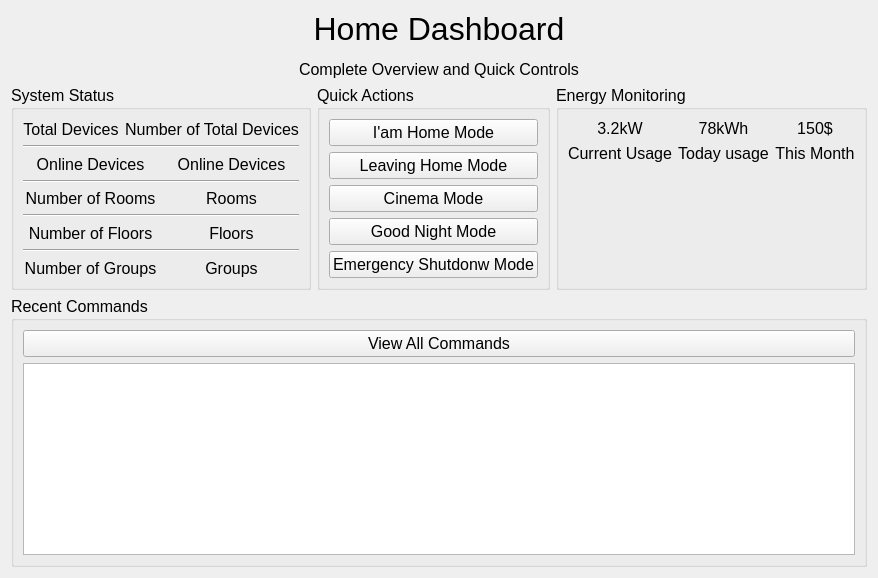
      <widget class="QWidget" name="Tab_dashboard">
       <attribute name="title">
        <string>Dashboard</string>
       </attribute>
       <layout class="QGridLayout" name="gridLayout_2">
        <item row="1" column="1">
         <widget class="QGroupBox" name="GroupBox_quick_actions">
          <property name="font">
           <font>
            <pointsize>12</pointsize>
           </font>
          </property>
          <property name="title">
           <string>Quick Actions</string>
          </property>
          <layout class="QGridLayout" name="gridLayout_3">
           <item row="3" column="0">
            <widget class="QPushButton" name="pushButton_goodNightMode">
             <property name="font">
              <font>
               <pointsize>12</pointsize>
              </font>
             </property>
             <property name="text">
              <string>Good Night Mode</string>
             </property>
            </widget>
           </item>
           <item row="0" column="0">
            <widget class="QPushButton" name="pushButton_iamHomeMode">
             <property name="font">
              <font>
               <pointsize>12</pointsize>
              </font>
             </property>
             <property name="text">
              <string>I'am Home Mode</string>
             </property>
            </widget>
           </item>
           <item row="1" column="0">
            <widget class="QPushButton" name="pushButton_leavingHomeMode">
             <property name="font">
              <font>
               <pointsize>12</pointsize>
              </font>
             </property>
             <property name="text">
              <string>Leaving Home Mode</string>
             </property>
            </widget>
           </item>
           <item row="6" column="0">
            <widget class="QPushButton" name="pushButton_emergencyShutdownMode">
             <property name="font">
              <font>
               <pointsize>12</pointsize>
              </font>
             </property>
             <property name="text">
              <string>Emergency Shutdonw Mode</string>
             </property>
            </widget>
           </item>
           <item row="2" column="0">
            <widget class="QPushButton" name="pushButton_CinemaMode">
             <property name="font">
              <font>
               <pointsize>12</pointsize>
              </font>
             </property>
             <property name="text">
              <string>Cinema Mode</string>
             </property>
            </widget>
           </item>
          </layout>
         </widget>
        </item>
        <item row="1" column="2">
         <widget class="QGroupBox" name="groupBox">
          <property name="font">
           <font>
            <pointsize>12</pointsize>
           </font>
          </property>
          <property name="title">
           <string>Energy Monitoring</string>
          </property>
          <layout class="QGridLayout" name="gridLayout_12">
           <item row="0" column="0">
            <layout class="QGridLayout" name="gridLayout_11">
             <item row="1" column="2">
              <widget class="QLabel" name="label_ThisMonth">
               <property name="font">
                <font>
                 <pointsize>12</pointsize>
                </font>
               </property>
               <property name="text">
                <string>This Month</string>
               </property>
               <property name="alignment">
                <set>Qt::AlignmentFlag::AlignCenter</set>
               </property>
              </widget>
             </item>
             <item row="0" column="1">
              <widget class="QLabel" name="Fetched_todayUsage">
               <property name="text">
                <string>78kWh</string>
               </property>
               <property name="alignment">
                <set>Qt::AlignmentFlag::AlignCenter</set>
               </property>
              </widget>
             </item>
             <item row="1" column="1">
              <widget class="QLabel" name="label_TodayUsage">
               <property name="font">
                <font>
                 <pointsize>12</pointsize>
                </font>
               </property>
               <property name="text">
                <string>Today usage</string>
               </property>
               <property name="alignment">
                <set>Qt::AlignmentFlag::AlignCenter</set>
               </property>
              </widget>
             </item>
             <item row="0" column="0">
              <widget class="QLabel" name="Fetched_currentUsage">
               <property name="text">
                <string>3.2kW</string>
               </property>
               <property name="alignment">
                <set>Qt::AlignmentFlag::AlignCenter</set>
               </property>
              </widget>
             </item>
             <item row="1" column="0">
              <widget class="QLabel" name="label_CurrentUsage">
               <property name="font">
                <font>
                 <pointsize>12</pointsize>
                </font>
               </property>
               <property name="text">
                <string>Current Usage</string>
               </property>
               <property name="alignment">
                <set>Qt::AlignmentFlag::AlignCenter</set>
               </property>
              </widget>
             </item>
             <item row="0" column="2">
              <widget class="QLabel" name="Fetched_thisMonth">
               <property name="text">
                <string>150$</string>
               </property>
               <property name="alignment">
                <set>Qt::AlignmentFlag::AlignCenter</set>
               </property>
               <property name="wordWrap">
                <bool>false</bool>
               </property>
              </widget>
             </item>
             <item row="2" column="1">
              <spacer name="verticalSpacer">
               <property name="orientation">
                <enum>Qt::Orientation::Vertical</enum>
               </property>
               <property name="sizeHint" stdset="0">
                <size>
                 <width>20</width>
                 <height>40</height>
                </size>
               </property>
              </spacer>
             </item>
            </layout>
           </item>
          </layout>
         </widget>
        </item>
        <item row="1" column="0">
         <widget class="QGroupBox" name="GroupBox_system_status">
          <property name="font">
           <font>
            <pointsize>12</pointsize>
           </font>
          </property>
          <property name="title">
           <string>System Status</string>
          </property>
          <layout class="QVBoxLayout" name="verticalLayout">
           <item>
            <layout class="QHBoxLayout" name="horizontalLayout">
             <item>
              <widget class="QLabel" name="label_totalDevies">
               <property name="font">
                <font>
                 <pointsize>12</pointsize>
                </font>
               </property>
               <property name="text">
                <string>Total Devices</string>
               </property>
               <property name="alignment">
                <set>Qt::AlignmentFlag::AlignCenter</set>
               </property>
              </widget>
             </item>
             <item>
              <widget class="QLabel" name="Fetched_total_devices">
               <property name="font">
                <font>
                 <pointsize>12</pointsize>
                </font>
               </property>
               <property name="text">
                <string>Number of Total Devices</string>
               </property>
               <property name="alignment">
                <set>Qt::AlignmentFlag::AlignCenter</set>
               </property>
              </widget>
             </item>
            </layout>
           </item>
           <item>
            <widget class="Line" name="line_6">
             <property name="orientation">
              <enum>Qt::Orientation::Horizontal</enum>
             </property>
            </widget>
           </item>
           <item>
            <layout class="QHBoxLayout" name="horizontalLayout_2">
             <item>
              <widget class="QLabel" name="label_onlineDevices">
               <property name="font">
                <font>
                 <pointsize>12</pointsize>
                </font>
               </property>
               <property name="text">
                <string>Online Devices</string>
               </property>
               <property name="alignment">
                <set>Qt::AlignmentFlag::AlignCenter</set>
               </property>
              </widget>
             </item>
             <item>
              <widget class="QLabel" name="Fetched_online_devices">
               <property name="font">
                <font>
                 <pointsize>12</pointsize>
                </font>
               </property>
               <property name="text">
                <string>Online Devices</string>
               </property>
               <property name="alignment">
                <set>Qt::AlignmentFlag::AlignCenter</set>
               </property>
              </widget>
             </item>
            </layout>
           </item>
           <item>
            <widget class="Line" name="line_7">
             <property name="orientation">
              <enum>Qt::Orientation::Horizontal</enum>
             </property>
            </widget>
           </item>
           <item>
            <layout class="QHBoxLayout" name="horizontalLayout_5">
             <item>
              <widget class="QLabel" name="label_numberOfRooms">
               <property name="font">
                <font>
                 <pointsize>12</pointsize>
                </font>
               </property>
               <property name="text">
                <string>Number of Rooms</string>
               </property>
               <property name="alignment">
                <set>Qt::AlignmentFlag::AlignCenter</set>
               </property>
              </widget>
             </item>
             <item>
              <widget class="QLabel" name="Fetched_rooms_number">
               <property name="font">
                <font>
                 <pointsize>12</pointsize>
                </font>
               </property>
               <property name="text">
                <string>Rooms</string>
               </property>
               <property name="alignment">
                <set>Qt::AlignmentFlag::AlignCenter</set>
               </property>
              </widget>
             </item>
            </layout>
           </item>
           <item>
            <widget class="Line" name="line_8">
             <property name="orientation">
              <enum>Qt::Orientation::Horizontal</enum>
             </property>
            </widget>
           </item>
           <item>
            <layout class="QHBoxLayout" name="horizontalLayout_4">
             <item>
              <layout class="QHBoxLayout" name="horizontalLayout_3">
               <item>
                <widget class="QLabel" name="label_numberOfFloors">
                 <property name="font">
                  <font>
                   <pointsize>12</pointsize>
                  </font>
                 </property>
                 <property name="text">
                  <string>Number of Floors</string>
                 </property>
                 <property name="alignment">
                  <set>Qt::AlignmentFlag::AlignCenter</set>
                 </property>
                </widget>
               </item>
               <item>
                <widget class="QLabel" name="Fetched_floors_number">
                 <property name="font">
                  <font>
                   <pointsize>12</pointsize>
                  </font>
                 </property>
                 <property name="text">
                  <string>Floors</string>
                 </property>
                 <property name="alignment">
                  <set>Qt::AlignmentFlag::AlignCenter</set>
                 </property>
                </widget>
               </item>
              </layout>
             </item>
            </layout>
           </item>
           <item>
            <widget class="Line" name="line_9">
             <property name="orientation">
              <enum>Qt::Orientation::Horizontal</enum>
             </property>
            </widget>
           </item>
           <item>
            <layout class="QHBoxLayout" name="horizontalLayout_6">
             <item>
              <widget class="QLabel" name="label_numberOfGroups">
               <property name="font">
                <font>
                 <pointsize>12</pointsize>
                </font>
               </property>
               <property name="text">
                <string>Number of Groups</string>
               </property>
               <property name="alignment">
                <set>Qt::AlignmentFlag::AlignCenter</set>
               </property>
              </widget>
             </item>
             <item>
              <widget class="QLabel" name="Fetched_groups_number">
               <property name="font">
                <font>
                 <pointsize>12</pointsize>
                </font>
               </property>
               <property name="text">
                <string>Groups</string>
               </property>
               <property name="alignment">
                <set>Qt::AlignmentFlag::AlignCenter</set>
               </property>
              </widget>
             </item>
            </layout>
           </item>
          </layout>
         </widget>
        </item>
        <item row="0" column="0" colspan="3">
         <widget class="QLabel" name="label_3">
          <property name="text">
           <string>&lt;html&gt;&lt;head/&gt;&lt;body&gt;&lt;p align=&quot;center&quot;&gt;&lt;span style=&quot; font-size:24pt;&quot;&gt;Home Dashboard&lt;/span&gt;&lt;/p&gt;&lt;p align=&quot;center&quot;&gt;&lt;span style=&quot; font-size:12pt;&quot;&gt;Complete Overview and Quick Controls&lt;/span&gt;&lt;/p&gt;&lt;/body&gt;&lt;/html&gt;</string>
          </property>
         </widget>
        </item>
        <item row="2" column="0" colspan="3">
         <widget class="QGroupBox" name="GroupBox_recent_commands">
          <property name="font">
           <font>
            <pointsize>12</pointsize>
           </font>
          </property>
          <property name="title">
           <string>Recent Commands</string>
          </property>
          <layout class="QGridLayout" name="gridLayout_4">
           <item row="0" column="0">
            <widget class="QPushButton" name="pushButton_5">
             <property name="text">
              <string>View All Commands</string>
             </property>
            </widget>
           </item>
           <item row="1" column="0">
            <widget class="QListView" name="listView"/>
           </item>
          </layout>
         </widget>
        </item>
       </layout>
      </widget>
